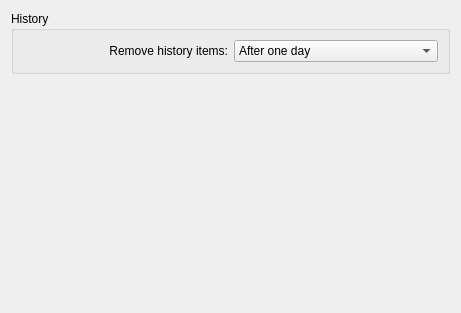
<?xml version="1.0" encoding="UTF-8"?>
<ui version="4.0">
 <class>privacy</class>
 <widget class="QWidget" name="privacy">
  <property name="geometry">
   <rect>
    <x>0</x>
    <y>0</y>
    <width>461</width>
    <height>313</height>
   </rect>
  </property>
  <property name="windowTitle">
   <string>Privacy</string>
  </property>
  <layout class="QVBoxLayout" name="verticalLayout">
   <item>
    <widget class="QGroupBox" name="groupBox_2">
     <property name="title">
      <string>History</string>
     </property>
     <layout class="QGridLayout" name="gridLayout_2">
      <item row="0" column="0">
       <widget class="QLabel" name="label_4">
        <property name="text">
         <string>Remove history items:</string>
        </property>
        <property name="alignment">
         <set>Qt::AlignRight|Qt::AlignTrailing|Qt::AlignVCenter</set>
        </property>
       </widget>
      </item>
      <item row="0" column="1">
       <widget class="QComboBox" name="kcfg_expireHistory">
        <item>
         <property name="text">
          <string>After one day</string>
         </property>
        </item>
        <item>
         <property name="text">
          <string>After one week</string>
         </property>
        </item>
        <item>
         <property name="text">
          <string>After two weeks</string>
         </property>
        </item>
        <item>
         <property name="text">
          <string>After one month</string>
         </property>
        </item>
        <item>
         <property name="text">
          <string>After one year</string>
         </property>
        </item>
        <item>
         <property name="text">
          <string>Manually</string>
         </property>
        </item>
       </widget>
      </item>
     </layout>
    </widget>
   </item>
   <item>
    <spacer name="verticalSpacer">
     <property name="orientation">
      <enum>Qt::Vertical</enum>
     </property>
     <property name="sizeHint" stdset="0">
      <size>
       <width>20</width>
       <height>136</height>
      </size>
     </property>
    </spacer>
   </item>
  </layout>
 </widget>
 <resources/>
 <connections/>
</ui>
